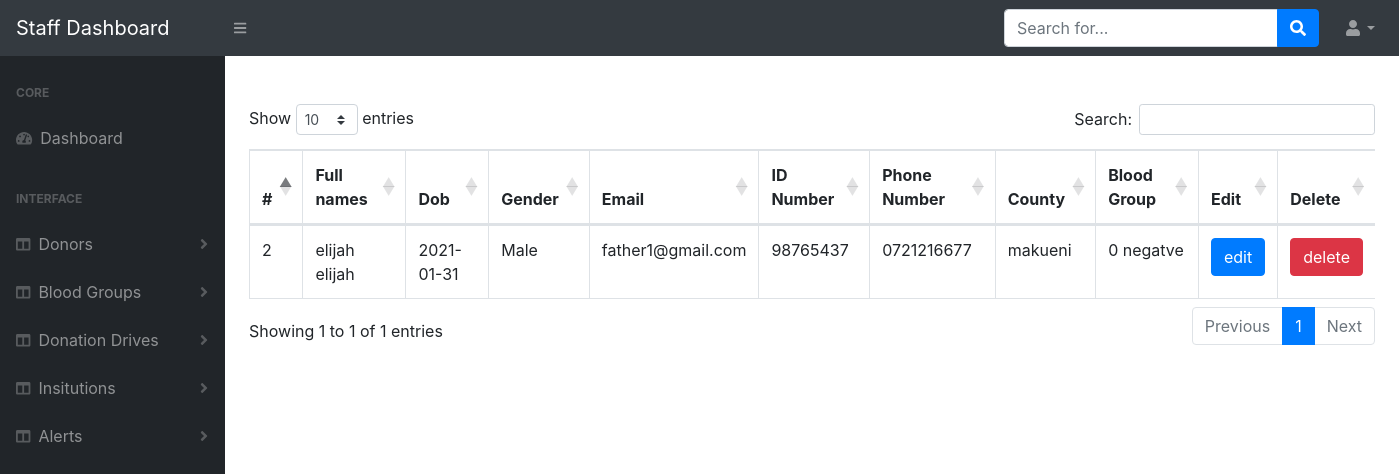
The page /staff/dist/managedonors.php (signed in) on the database as committed earlier.
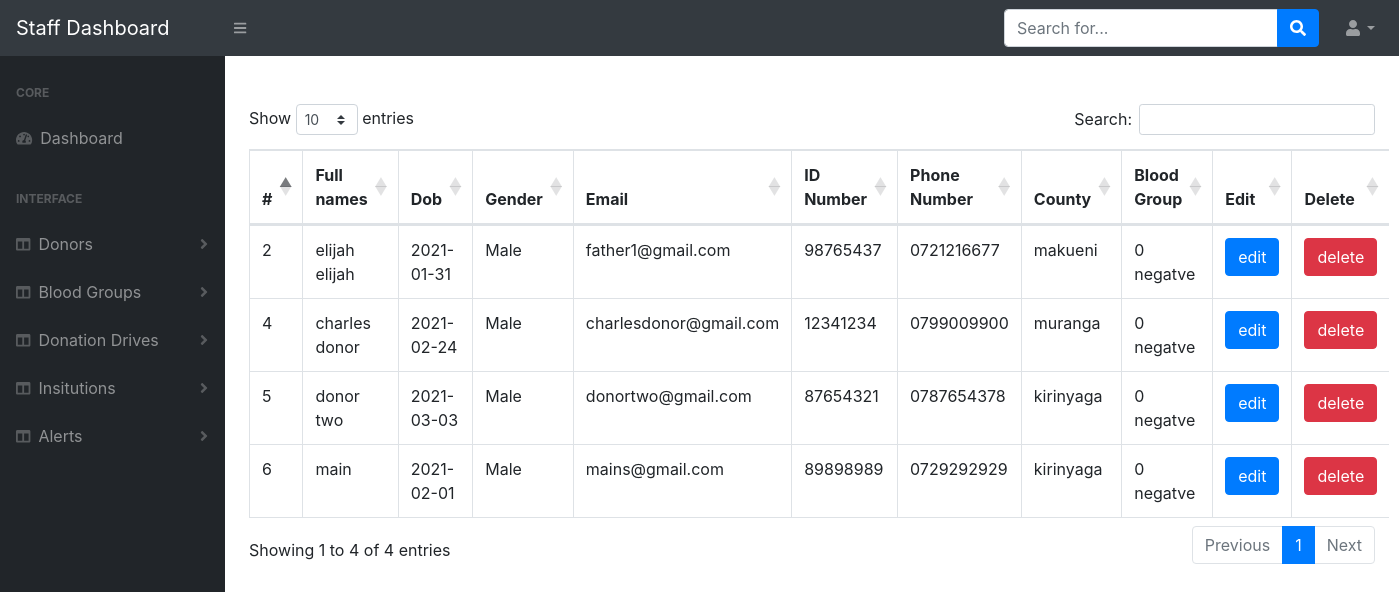
The same page on the database as committed later.
### tables this page shows
CREATE TABLE `donor` (
  `donor_id` int(11) NOT NULL,
  `donor_name` varchar(100) NOT NULL,
  `donor_dob` varchar(200) NOT NULL,
  `donor_gender` varchar(200) NOT NULL,
  `donor_telephone_number` varchar(200) NOT NULL,
  `donor_email` varchar(100) NOT NULL,
  `donor_national_id` varchar(100) NOT NULL,
  `donor_county` varchar(200) NOT NULL,
  `donor_blood_group_id` varchar(11) NOT NULL
);

### staff/dist/managedonors.php (the view, shortened to what this page needs)
<!DOCTYPE html>
<html lang="en">
    <head>
        <link href="css/styles.css" rel="stylesheet" />
        <link href="https://cdn.datatables.net/1.10.20/css/dataTables.bootstrap4.min.css" rel="stylesheet" />
    <link rel="stylesheet" href="plugins/datatables.net-bs4/css/dataTables.bootstrap4.min.css">
    </head>
    <body class="sb-nav-fixed">
        <nav class="sb-topnav navbar navbar-expand navbar-dark bg-dark">
            <a class="navbar-brand" href="dashboard.php">Staff Dashboard</a>
            <button class="btn btn-link btn-sm order-1 order-lg-0" id="sidebarToggle" href="#"><i class="fas fa-bars"></i></button>
            <form class="d-none d-md-inline-block form-inline ml-auto mr-0 mr-md-3 my-2 my-md-0">
                <div class="input-group">
                    <input class="form-control" type="text" placeholder="Search for..." aria-label="Search" aria-describedby="basic-addon2" />
                    <div class="input-group-append">
                        <button class="btn btn-primary" type="button"><i class="fas fa-search"></i></button>
                    </div>
                </div>
            </form>
            <ul class="navbar-nav ml-auto ml-md-0">
                <li class="nav-item dropdown">
                    <a class="nav-link dropdown-toggle" id="userDropdown" href="#" role="button" data-toggle="dropdown" aria-haspopup="true" aria-expanded="false"><i class="fas fa-user fa-fw"></i></a>
                </li>
            </ul>
        </nav>
        <div id="layoutSidenav">
        <div id="layoutSidenav_nav">
        <?php include_once 'sidebar.php'; ?>
        </div>
            <div id="layoutSidenav_content">
                <main>
                    <div class="container-fluid" style="padding-top: 3rem;">
                    <table class="table table-bordered" id="allgroups">
  <thead>
    <tr>
      <th scope="col">#</th>
      <th scope="col">Full names</th>
      <th scope="col"> Dob</th>
      <th scope="col">Gender</th>
      <th scope="col">Email</th>
      <th scope="col">ID Number</th>
      <th scope="col">Phone Number</th>
      <th scope="col">County</th>
      <th scope="col">Blood Group</th>
      <th scope="col">Edit</th>
      <th scope="col">Delete</th>
    </tr>
  </thead>
  <tbody>
                    <?php
     include '../dbconnection.php';
        $data = "SELECT * FROM `donor`";
        $query = mysqli_query($conn, $data);
        while($fetch = mysqli_fetch_assoc($query)){
            $record = $fetch['donor_id'];
            $names = $fetch['donor_name'];
            $dob = $fetch['donor_dob'];
            $gender = $fetch['donor_gender'];
            $email = $fetch['donor_email'];
            $phone = $fetch['donor_telephone_number'];
            $idnumber = $fetch['donor_national_id'];
            $county = $fetch['donor_county'];
            $bloodgroup = $fetch['donor_blood_group_id'];
            echo "
                <tr>
                    <td>$record</td>
                    <td>$names</td>
                    <td>$dob</td>
                    <td>$gender</td>
                    <td>$email</td>
                    <td>$idnumber</td>
                    <td>$phone</td>
                    <td>$county</td>
                    <td>$bloodgroup</td>
                    <td><a href='editdonor.php?id=$record' class='btn btn-primary btn-block'>edit</td>
                    <td><a href='deletedonor.php?id=$record' class='btn btn-danger btn-block'>delete</td>
                </tr>
            ";
        }
     ?>
  </tbody>
</table>
                    </div>
                </main>
            </div>
        </div>
    </body>
</html>

Rows that differ between the two databases and show on the page:
added donor: donor_id "4", donor_name "charles donor", donor_dob "2021-02-24", donor_gender "Male", donor_email "charlesdonor@gmail.com", donor_national "12341234", donor_telephone_number "0799009900", donor_county "muranga", donor_blood_group "0 negatve"
added donor: donor_id "5", donor_name "donor two", donor_dob "2021-03-03", donor_gender "Male", donor_email "donortwo@gmail.com", donor_national "87654321", donor_telephone_number "0787654378", donor_county "kirinyaga", donor_blood_group "0 negatve"
added donor: donor_id "6", donor_name "main", donor_dob "2021-02-01", donor_gender "Male", donor_email "mains@gmail.com", donor_national "89898989", donor_telephone_number "0729292929", donor_county "kirinyaga", donor_blood_group "0 negatve"
Other text that changed with them:
text written by a page script: "Show entries Search: Showing 1 to 1 of 1 entries Previous 1 Next" → "Show entries Search: Showing 1 to 4 of 4 entries Previous 1 Next"
